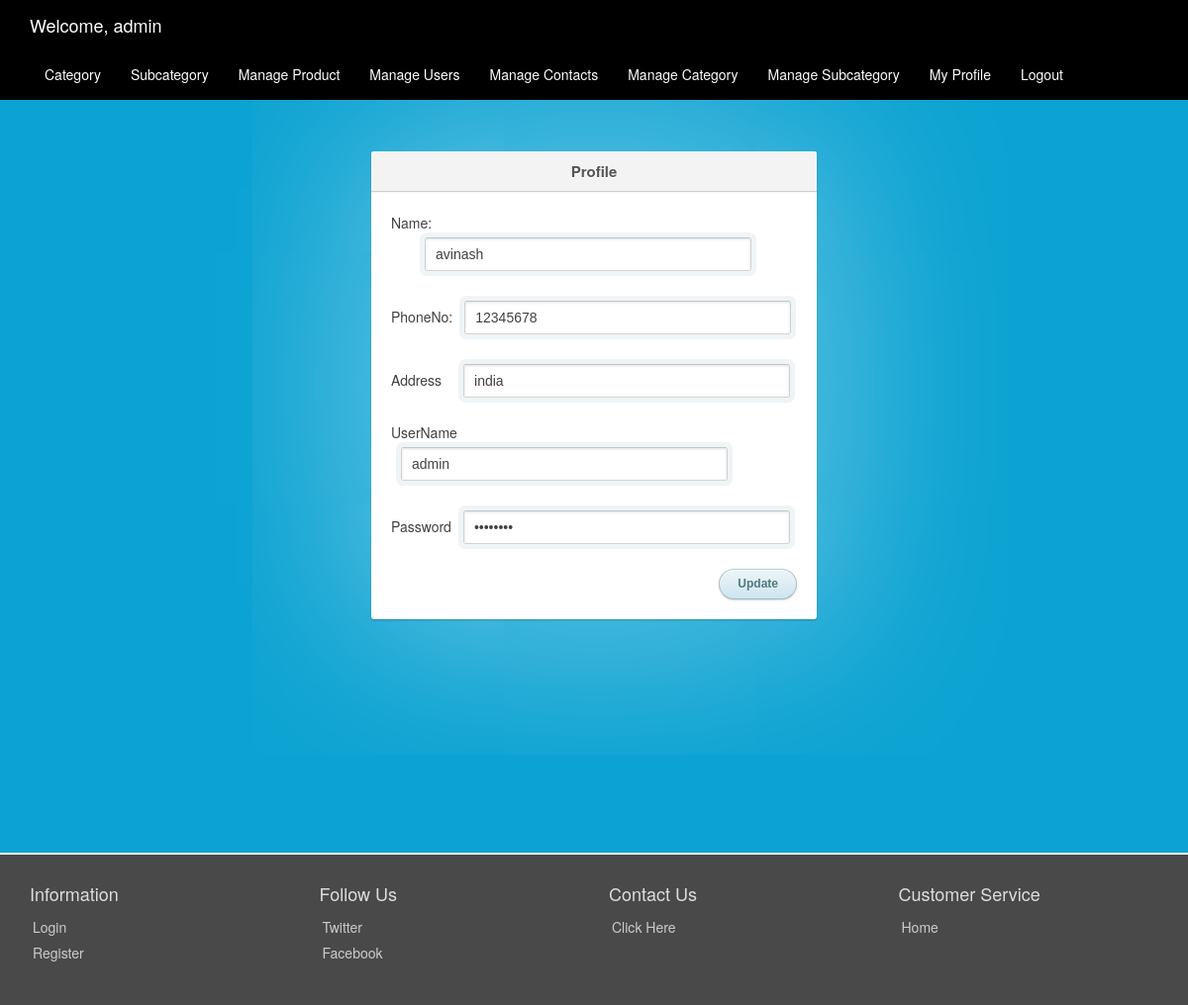
/adminprofile.php (signed in), run on the app's committed database.
### tables this page shows
CREATE TABLE `registration` (
  `registerid` int(11) NOT NULL auto_increment,
  `name` varchar(255) default NULL,
  `phoneno` varchar(255) default NULL,
  `address` varchar(255) default NULL,
  `username` varchar(255) default NULL,
  `password` varchar(255) default NULL,
  `type` varchar(255) default NULL,
  PRIMARY KEY  (`registerid`)
);

### adminprofile.php (the view, shortened to what this page needs)
<?php
include('config.php');
?>
<!DOCTYPE html>
<html lang="en">
	<head>
		<link href="css/bootstrap.min.css" rel="stylesheet">
		<link href="//netdna.bootstrapcdn.com/font-awesome/4.1.0/css/font-awesome.min.css" rel="stylesheet">
		<link href="css/styles.css" rel="stylesheet">
	</head>
	<body>
<?php include('adminheader.php'); ?>
<section class="container1">
    <div class="login">
      <h1>Profile</h1>
      <form method="post" action="">
        <p>Name:<input type="text" style="margin-left:34px;" name="name" value="<?php echo $row['name']; ?>" placeholder="Name" required></p>
        <p>PhoneNo:<input type="text" style="margin-left:12px;" name="phoneno" value="<?php echo $row['phoneno']; ?>" placeholder="Phone Number" required></p>
        <p>Address<input type="text" style="margin-left:22px;" name="address" value="<?php echo $row['address']; ?>" placeholder="Address" required></p>
        <p>UserName<input type="text" name="username" value="<?php echo $row['username']; ?>" placeholder="Username or Email" style="margin-left:10px;" onfocus="this.blur();" required></p>
        <p>Password<input type="password" style="margin-left:12px;" name="password" value="<?php echo $row['password']; ?>" placeholder="Password" required></p>
        <p class="submit"><input type="submit" name="update_register" value="Update"></p>
      </form>
    </div>
  </section>
<?php include('footer.php'); ?>
	</body>
</html>

### adminheader.php (shortened to what this page needs)
<nav class="navbar navbar-trans navbar-fixed-top" role="navigation"  style="background:black">
  <div class="container">
    <div class="navbar-header">
      <?php
$registerid=$_SESSION['userid'];
$sql="SELECT * from registration WHERE registerid='$registerid'";
$res=mysqli_query($conn,$sql);
$row=mysqli_fetch_array($res);
$username=$row['username'];
      ?>
      <a class="navbar-brand" href="adminpage.php">Welcome, <?php echo $username;?></a>
    </div>
    <div class="navbar-collapse collapse" id="navbar-collapsible">
      <ul class="nav navbar-nav navbar-left">
         <li><a href="adminaddcategory.php">Category</a></li>
        <li><a href="adminaddsubcat.php">Subcategory</a></li>
        <li><a href="adminmanagepost.php">Manage Product</a></li>
        <li><a href="adminmanageuser.php">Manage Users</a></li>
        <li><a href="adminmanagecontacts.php">Manage Contacts</a></li>
        <li><a href="adminmanagecat.php">Manage Category</a></li>
        <li><a href="adminmanagesubcat.php">Manage Subcategory</a></li>
        <li><a href="adminprofile.php">My Profile</a></li>
        <li><a href="adminlogout.php">Logout</a></li>
        <li>&nbsp;</li>
      </ul>
    </div>
  </div>
</nav>

### css/styles.css (style rules this page uses)
html,body { height:100%; background:center no-repeat fixed url('/assets/example/bg_suburb.jpg'); background-size: cover; color: #404040; //background: #0ca3d2; background: #fff; }
.navbar-trans { background-color:#279ddd; color:#fff; }
.navbar-trans a { color:#fefefe; }
section { padding-top:70px; padding-bottom:50px; min-height:calc(100% - 1px); }

### adminprofile.php (style rules this page uses)
.container1 { margin: 83px auto; width: 100%; color: #404040; background: #0ca3d2; }
.login { position: relative; margin: 0 auto; padding: 20px 20px 20px; width: 450px; background: white; border-radius: 3px; -webkit-box-shadow: 0 0 200px rgba(255, 255, 255, 0.5), 0 1px 2px rgba(0, 0, 0, 0.3); box-shadow: 0 0 200px rgba(255, 255, 255, 0.5), 0 1px 2px rgba(0, 0, 0, 0.3); }
.login:before { content: ''; position: absolute; top: -8px; right: -8px; bottom: -8px; left: -8px; z-index: -1; background: rgba(0, 0, 0, 0.08); border-radius: 4px; }
.login h1 { margin: -20px -20px 21px; line-height: 40px; font-size: 15px; font-weight: bold; color: #555; text-align: center; text-shadow: 0 1px white; background: #f3f3f3; border-bottom: 1px solid #cfcfcf; border-radius: 3px 3px 0 0; background-image: -webkit-linear-gradient(top, whiteffd, #eef2f5); background-image: -moz-linear-gradient(top, whiteffd, #eef2f5); background-image: -o-linear-gradient(top, whiteffd, #eef2f5); background-image: linear-gradient(to bottom, whiteffd, #eef2f5); -webkit-box-shadow: 0 1px whitesmoke; box-shadow: 0 1px whitesmoke; }
.login p { margin: 20px 0 0; }
.login p:first-child { margin-top: 0; }
.login input[type=text], .login input[type=password] { width: 330px; }
.login p.submit { text-align: right; }
input { font-family: 'Lucida Grande', Tahoma, Verdana, sans-serif; font-size: 14px; }
input[type=text], input[type=password] { margin: 5px; padding: 0 10px; width: 200px; height: 34px; color: #404040; background: white; border: 1px solid; border-color: #c4c4c4 #d1d1d1 #d4d4d4; border-radius: 2px; outline: 5px solid #eff4f7; -moz-outline-radius: 3px; -webkit-box-shadow: inset 0 1px 3px rgba(0, 0, 0, 0.12); box-shadow: inset 0 1px 3px rgba(0, 0, 0, 0.12); }
input[type=submit] { padding: 0 18px; height: 29px; font-size: 12px; font-weight: bold; color: #527881; text-shadow: 0 1px #e3f1f1; background: #cde5ef; border: 1px solid; border-color: #b4ccce #b3c0c8 #9eb9c2; border-radius: 16px; outline: 0; -webkit-box-sizing: content-box; -moz-box-sizing: content-box; box-sizing: content-box; background-image: -webkit-linear-gradient(top, #edf5f8, #cde5ef); background-image: -moz-linear-gradient(top, #edf5f8, #cde5ef); background-image: -o-linear-gradient(top, #edf5f8, #cde5ef); background-image: linear-gradient(to bottom, #edf5f8, #cde5ef); -webkit-box-shadow: inset 0 1px white, 0 1px 2px rgba(0, 0, 0, 0.15); box-shadow: inset 0 1px white, 0 1px 2px rgba(0, 0, 0, 0.15); }

### data on the page
registration: username "admin", name "avinash", phoneno "12345678", address "india"
